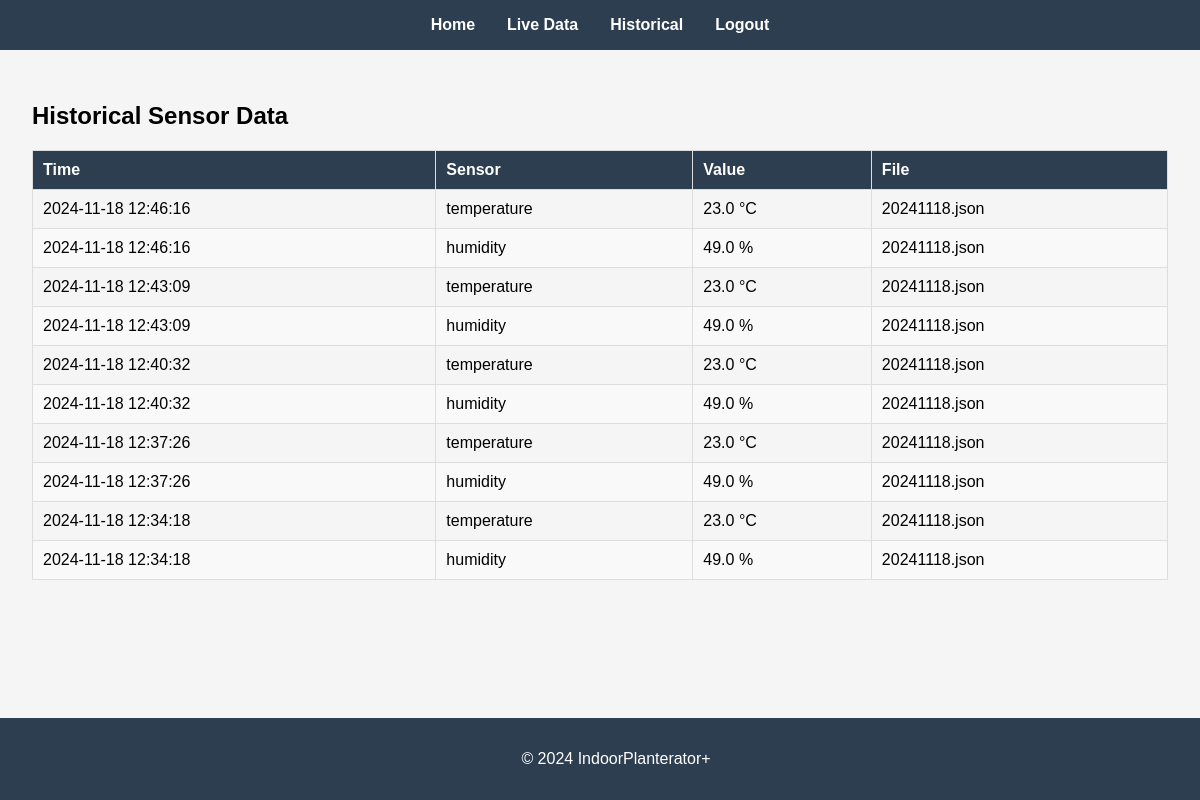
Screenshot of /historical (signed in) with the database file from the repository.
### app.py (models this page shows)
class SensorReading(db.Model):
    id = db.Column(db.Integer, primary_key=True)
    timestamp = db.Column(db.DateTime, default=lambda: datetime.utcnow() - timedelta(hours=5))  # EST conversion
    sensor_type = db.Column(db.String(50))
    value = db.Column(db.Float)
    file_path = db.Column(db.String(200))

### app.py (the view)
@app.route('/historical')
@login_required
def historical():
    readings = SensorReading.query.order_by(SensorReading.timestamp.desc()).limit(100).all()
    return render_template('historical.html', readings=readings)

### app.py (called while the page is built)
@login_manager.user_loader
def load_user(user_id):
    return User.query.get(int(user_id))

### templates/historical.html (shortened to what this page needs)
{% extends "base.html" %}
{% block content %}
<div class="historical-container">
    <h2>Historical Sensor Data</h2>
    <table class="data-table">
        <thead>
            <tr>
                <th>Time</th>
                <th>Sensor</th>
                <th>Value</th>
                <th>File</th>
            </tr>
        </thead>
        <tbody>
            {% for reading in readings %}
            <tr>
                <td>{{ reading.timestamp.strftime('%Y-%m-%d %H:%M:%S') }}</td>
                <td>{{ reading.sensor_type }}</td>
                <td>{{ reading.value }}{{ ' °C' if reading.sensor_type == 'temperature'
                    else ' %' if reading.sensor_type in ['humidity', 'moisture']
                    else ' lux' if reading.sensor_type == 'light'
                    else '' }}</td>
                <td>{{ reading.file_path.split('/')[-1] }}</td>
            </tr>
            {% endfor %}
        </tbody>
    </table>
</div>
{% endblock %}

### templates/base.html (shortened to what this page needs)
<!DOCTYPE html>
<html lang="en">
<head>
    <link rel="stylesheet" href="{{ url_for('static', filename='css/style.css') }}">
</head>
<body>
    <header>
        <nav>
            <ul>
                <li><a href="{{ url_for('index') }}">Home</a></li>
                {% if current_user.is_authenticated %}
                    <li><a href="{{ url_for('live') }}">Live Data</a></li>
                    <li><a href="{{ url_for('historical') }}">Historical</a></li>
                    <li><a href="{{ url_for('logout') }}">Logout</a></li>
                {% endif %}
            </ul>
        </nav>
    </header>
    <main>
        {% block content %}{% endblock %}
    </main>
    <footer>
        <p>&copy; 2024 IndoorPlanterator+</p>
    </footer>
</body>
</html>

### static/css/style.css (style rules this page uses)
body { margin: 0; padding: 0; font-family: Arial, sans-serif; background-color: #f5f5f5; }
header { background-color: #2c3e50; padding: 1rem; }
nav ul { list-style: none; padding: 0; margin: 0; display: flex; justify-content: center; gap: 2rem; }
nav ul li a { color: white; text-decoration: none; font-weight: bold; }
main { padding: 2rem; max-width: 1200px; margin: 0 auto; }
.data-table { width: 100%; border-collapse: collapse; margin-top: 20px; }
.data-table th, .data-table td { padding: 10px; border: 1px solid #ddd; text-align: left; }
.data-table th { background-color: #2c3e50; color: white; }
.data-table tr:nth-child(even) { background-color: #f9f9f9; }
footer { background-color: #2c3e50; color: white; text-align: center; padding: 1rem; position: fixed; bottom: 0; width: 100%; }

### rows the page displays
SensorReading: timestamp "2024-11-18 12:46:16", sensor_type "temperature", value "23.0", sensor_type "°C", file_path "20241118.json"
SensorReading: timestamp "2024-11-18 12:46:16", sensor_type "humidity", value "49.0", sensor_type "%", file_path "20241118.json"
SensorReading: timestamp "2024-11-18 12:43:09", sensor_type "temperature", value "23.0", sensor_type "°C", file_path "20241118.json"
SensorReading: timestamp "2024-11-18 12:43:09", sensor_type "humidity", value "49.0", sensor_type "%", file_path "20241118.json"
SensorReading: timestamp "2024-11-18 12:40:32", sensor_type "temperature", value "23.0", sensor_type "°C", file_path "20241118.json"
SensorReading: timestamp "2024-11-18 12:40:32", sensor_type "humidity", value "49.0", sensor_type "%", file_path "20241118.json"
SensorReading: timestamp "2024-11-18 12:37:26", sensor_type "temperature", value "23.0", sensor_type "°C", file_path "20241118.json"
SensorReading: timestamp "2024-11-18 12:37:26", sensor_type "humidity", value "49.0", sensor_type "%", file_path "20241118.json"
SensorReading: timestamp "2024-11-18 12:34:18", sensor_type "temperature", value "23.0", sensor_type "°C", file_path "20241118.json"
SensorReading: timestamp "2024-11-18 12:34:18", sensor_type "humidity", value "49.0", sensor_type "%", file_path "20241118.json"
